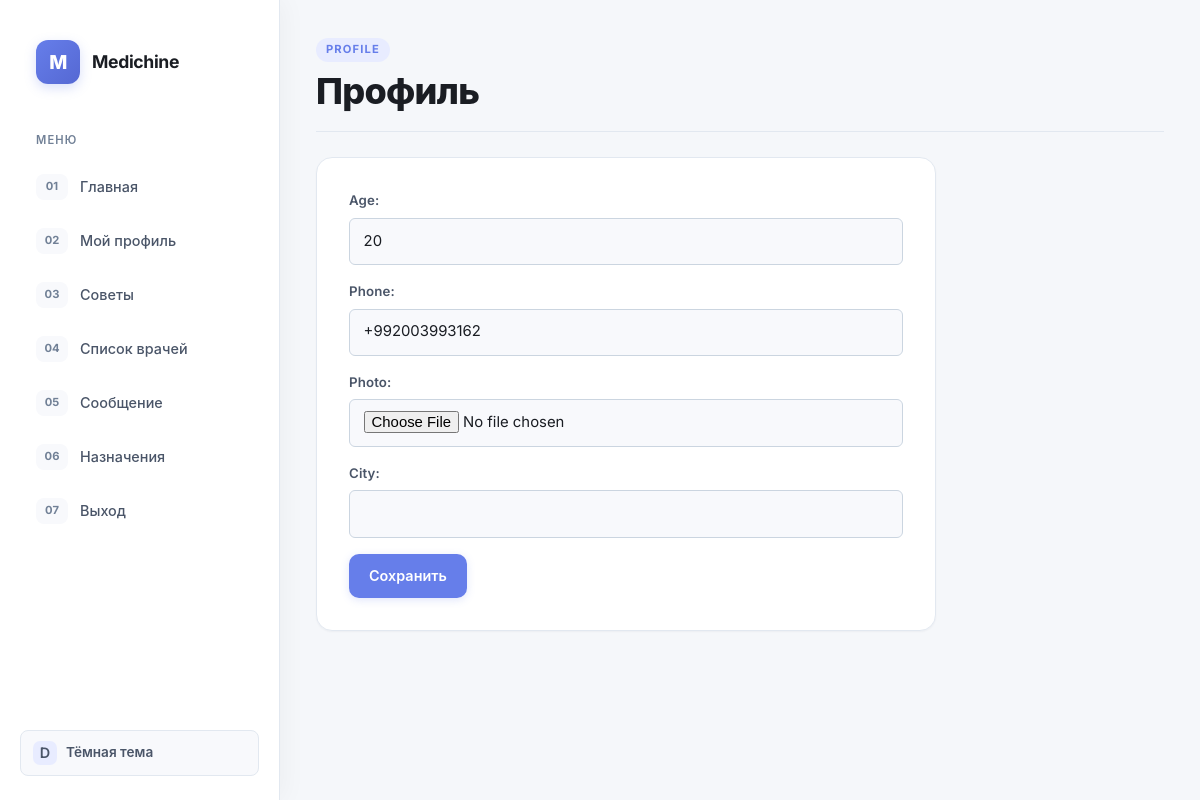
The app's page /update_profile (signed in), older data.
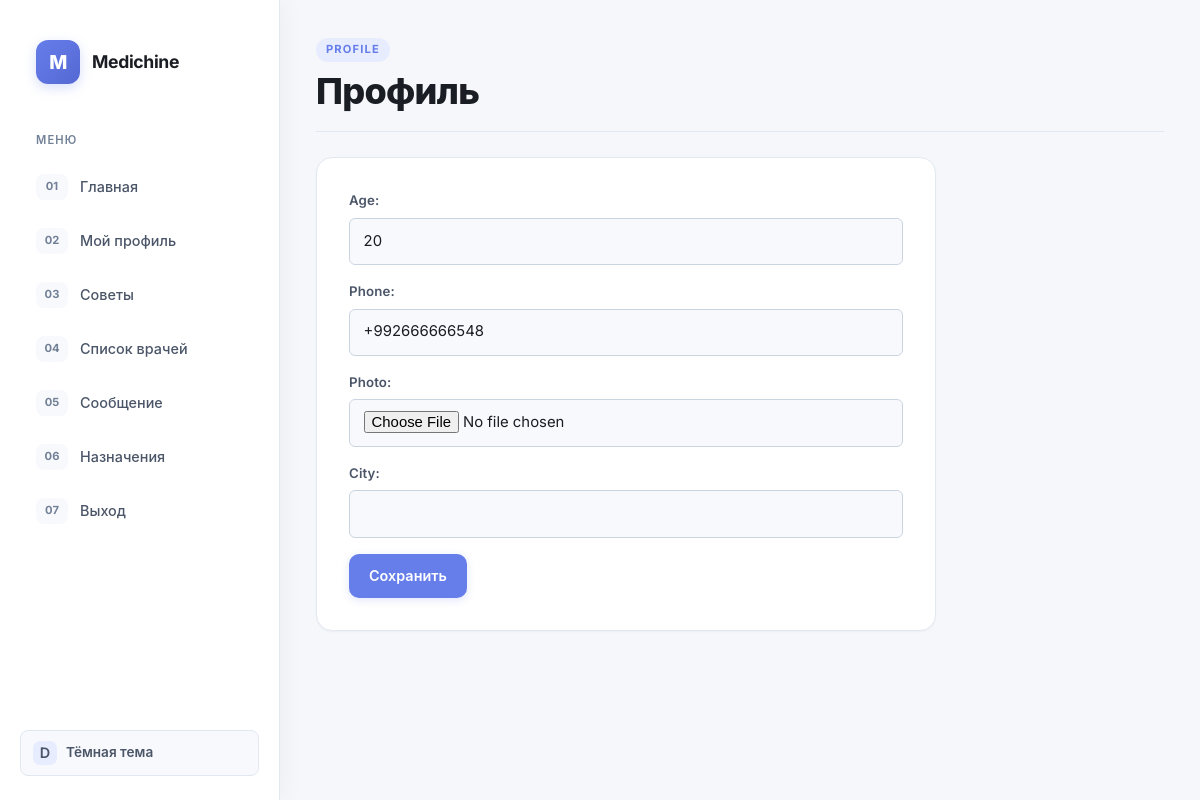
The same page, newer data.
### accounts/models.py (models this page shows, shortened)
class Profile(models.Model):
    ROLE_CHOICES = (
        ('patient', 'Patient'),
        ('doctor', 'Doctor'),
        ('admin', 'Admin'),
    )
    user=models.OneToOneField(settings.AUTH_USER_MODEL,on_delete=models.CASCADE,related_name='profile')
    age=models.PositiveIntegerField(null=True,blank=True)
    role = models.CharField(max_length=20, choices=ROLE_CHOICES, default='patient')
    phone=models.CharField(max_length=14,blank=True)
    city = models.CharField(max_length=50, blank=True)
    photo=models.ImageField(upload_to='users/',blank=True,null=True)

### accounts/views.py (the view)
# urls.py: path('update_profile',views.update_profile,name='update_profile'),
@login_required(login_url='login')
def update_profile(request):
    profile = request.user.profile
    if request.method=='POST':
        form=ProfileForm(request.POST, request.FILES)
        if form.is_valid():
            profile.age = form.cleaned_data['age']
            profile.phone = form.cleaned_data['phone']
            profile.photo = form.cleaned_data['photo']
            profile.city=form.cleaned_data['city']
            profile.save()
            return redirect('my_profile')
        else:
            return redirect('dashboard')
    else:
        form=ProfileForm(
            initial={
                'age':profile.age,
                'phone':profile.phone
            }
        )
        return render(request,'accounts/profile_form.html',{"form":form})

### accounts/forms.py
class ProfileForm(forms.Form):
    age=forms.IntegerField()
    phone=forms.CharField(max_length=14)
    photo=forms.ImageField(required=False)
    city=forms.CharField(max_length=45)

### templates/accounts/profile_form.html (shortened to what this page needs)
{% extends "accounts/base.html" %}
{% block main %}
<section class="page form-page">
    <header class="page-head compact-head">
        <div>
            <p class="eyebrow">Profile</p>
            <h1>Профиль</h1>
        </div>
    </header>
    <form class="panel form-card" method="post" enctype="multipart/form-data">
        {{ form }}
        <button type="submit">Сохранить</button>
    </form>
</section>
{% endblock %}

Row changes from the older to the newer data that the page shows:
changed Profile: phone "+992003993162" → "+992666666548"
